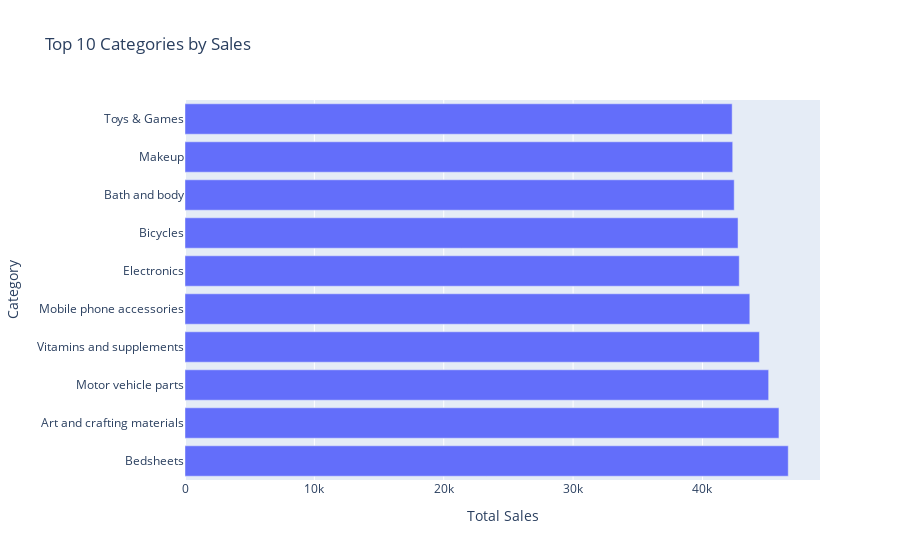

Write notebook code for a chart like this one.
### Code cell
# Calculate top 10 categories by sales
top_10_categories = df.groupby('Category')['Sales'].sum().reset_index().nlargest(10, 'Sales')

print("\nTop 10 Categories by Sales:")
print(top_10_categories)

# Visualization of top 10 categories by sales using Seaborn
plt.figure(figsize=(14, 7))
sns.barplot(data=top_10_categories, x='Sales', y='Category')
plt.title('Top 10 Categories by Sales')
plt.xlabel('Sales')
plt.ylabel('Category')
plt.show()

# Visualization of top 10 categories by sales using Plotly
fig = px.bar(top_10_categories, x='Sales', y='Category', title='Top 10 Categories by Sales',
             labels={'Sales': 'Total Sales', 'Category': 'Category'})
fig.show()

### Figure 1 — Plotly figure (JSON) as saved in the notebook; plotly's stock layout.template omitted (floating-point values rounded to 4 significant figures)
{"data": [{"alignmentgroup": "True", "hovertemplate": "Total Sales=%{x}<br>Category=%{y}<extra></extra>", "legendgroup": "", "marker": {"color": "#636efa", "pattern": {"shape": ""}}, "name": "", "offsetgroup": "", "orientation": "h", "showlegend": false, "textposition": "auto", "type": "bar", "x": [46631, 45912, 45116, 44402, 43660, 42844, 42750, 42454, 42337, 42295], "xaxis": "x", "y": ["Bedsheets", "Art and crafting materials", "Motor vehicle parts", "Vitamins and supplements", "Mobile phone accessories", "Electronics", "Bicycles", "Bath and body", "Makeup", "Toys & Games"], "yaxis": "y"}], "layout": {"autosize": true, "barmode": "relative", "legend": {"tracegroupgap": 0}, "title": {"text": "Top 10 Categories by Sales"}, "xaxis": {"anchor": "y", "autorange": true, "domain": [0, 1], "range": [0, 49090.0], "title": {"text": "Total Sales"}, "type": "linear"}, "yaxis": {"anchor": "x", "autorange": true, "domain": [0, 1], "range": [-0.5, 9.5], "title": {"text": "Category"}, "type": "category"}}}
